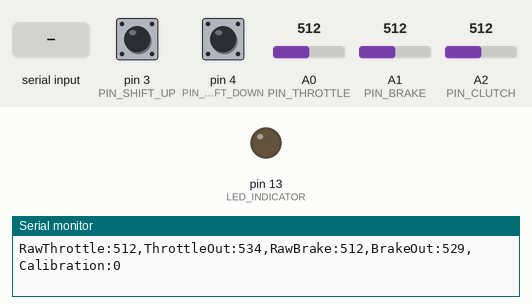
This sketch was run on a simulated SparkFun Pro Micro, built with avr-gcc and run on an emulated ATmega32U4. Parts: output pins drawn as LEDs (lit = HIGH), the last lines printed to the serial monitor. Dashed ring = blinking. The test bench sets the inputs (shaded band); at power-on: A0 (PIN_THROTTLE) = 512, pin 3 (PIN_SHIFT_UP) HIGH, pin 4 (PIN_SHIFT_DOWN) HIGH, A1 (PIN_BRAKE) = 512, A2 (PIN_CLUTCH) = 512. USB keyboard and mouse output is not drawn.

Above: at 1.2 s.
1.3 s: "c\n" received over Serial
At 1.88 s:
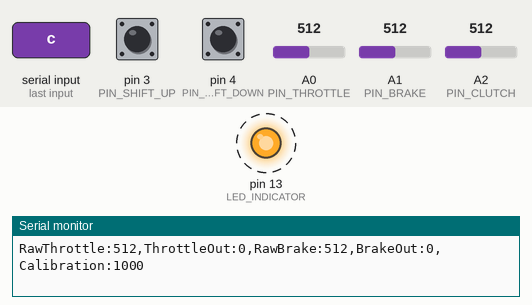
4.3 s: byte 99 ('c') received over Serial
5.8 s: byte 117 ('u') received over Serial
7.3 s: A0 (PIN_THROTTLE) set to 989
10.3 s: A0 (PIN_THROTTLE) set to 1012
Timing chart, 0 to 13.3 s (numbered marks = the images above; inputs shaded):
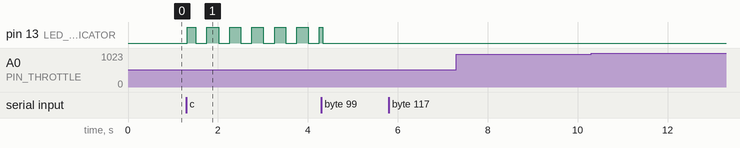

The sketch:

Day_93_Sim_Racing_Pedals.ino
```cpp
/*
 * 100 Projects with Arduino - Day 93
 * Project: Sim Racing Pedals & Shifter Interface (Analog Deadzones & Dynamic Calibration)
 *
 * DESCRIPTION:
 * This project implements the mechatronic interface logic for DIY Sim Racing Pedals
 * (Throttle, Brake, Clutch) and a Sequential Shifter.
 *
 * CORE ENGINEERING CONCEPTS:
 * 1. Inner & Outer Deadzones: Filters out sensor noise when foot rests on a pedal (lower deadzone)
 *    and guarantees 100% input activation before physical travel ends (upper deadzone).
 * 2. Dynamic Auto-Calibration: Automatically tracks and saves the physical minimum and maximum
 *    sensor limits in real-time.
 * 3. Linear Interpolation (Scaling): Maps the calibrated active range between deadzones to a
 *    high-resolution game controller output (10-bit: 0 to 1023).
 * 4. Dual Mode: Emulates a native USB Game Controller (when using Leonardo/Micro and Joystick
 * library) or simulates the output over Serial Plotter/Monitor (Uno fallback).
 *
 * THE PHYSICS OF PEDAL INPUTS:
 * Sim racing pedals use sensors to measure pedal displacement or force:
 * - Throttle/Clutch: Typically use potentiometers or Hall-effect sensors (measure angular
 * position).
 * - Brake: Often uses a Load Cell (measures force using strain gauges and an HX711 or op-amp).
 * Mechanical tolerances, spring wear, and sensor drift mean raw voltage ranges change over time.
 * Without software calibration and deadzones:
 * - Resting your foot on the brake might trigger a 1% brake drag (inner deadzone solves this).
 * - Stomping on the throttle might only reach 98% in-game (outer deadzone solves this).
 *
 * WIRING:
 * - Throttle Potentiometer Wiper -> Analog Pin A0
 * - Brake Pot/Load Cell Amp Output -> Analog Pin A1
 * - Clutch Potentiometer Wiper   -> Analog Pin A2
 * - Shifter Up Switch            -> Digital Pin 3 (Internal Pullup)
 * - Shifter Down Switch          -> Digital Pin 4 (Internal Pullup)
 */

// --- NATIVE USB DETECTION ---
#if defined(USBCON) || defined(ARDUINO_AVR_LEONARDO) || defined(ARDUINO_AVR_MICRO) || \
    defined(ARDUINO_AVR_PROMICRO)
// For native game controller emulation, we would normally use MHeironimus's Joystick library.
// We check if it is available, otherwise we use standard Keyboard commands for shift buttons.
#define NATIVE_USB_ACTIVE 1
#if __has_include(<Joystick.h>)
#include <Joystick.h>
#define USE_JOYSTICK_LIB 1
Joystick_ Joystick(JOYSTICK_DEFAULT_REPORT_ID, JOYSTICK_TYPE_JOYSTICK, 2,
                   0,                     // Button Count, Hat Switch Count
                   true, true, true,      // X, Y, Z Axis (Throttle, Brake, Clutch)
                   false, false, false,   // No Rx, Ry, Rz
                   false, false,          // No Rudder, Throttle
                   false, false, false);  // No Accelerator, Brake, Steering
#else
#include <Keyboard.h>
#define USE_JOYSTICK_LIB 0
#endif
#else
#define NATIVE_USB_ACTIVE 0
#endif

// --- PIN DEFINITIONS ---
const int PIN_THROTTLE = A0;
const int PIN_BRAKE = A1;
const int PIN_CLUTCH = A2;
const int PIN_SHIFT_UP = 3;
const int PIN_SHIFT_DOWN = 4;
const int LED_INDICATOR = 13;

// --- CALIBRATION STRUCT ---
struct PedalCalibration {
  int minRaw;           // Minimum recorded sensor value
  int maxRaw;           // Maximum recorded sensor value
  float deadzoneLower;  // Lower deadzone percentage (e.g. 0.05 = 5%)
  float deadzoneUpper;  // Upper deadzone percentage (e.g. 0.95 = 95%)
};

// Default calibration settings (Auto-calibration will expand these)
PedalCalibration throttleCal = {200, 800, 0.05f, 0.95f};
PedalCalibration brakeCal = {100, 900, 0.08f,
                             0.92f};  // Brake has larger lower deadzone for foot resting
PedalCalibration clutchCal = {150, 850, 0.06f, 0.94f};

// --- STATE VARIABLES ---
bool calibrationMode = false;
bool printPlotterData = true;

// Simulated variables for CLI testing (if no sensors are connected)
int simThrottle = 512;
int simBrake = 512;
int simClutch = 512;

void setup() {
  Serial.begin(115200);

  pinMode(PIN_SHIFT_UP, INPUT_PULLUP);
  pinMode(PIN_SHIFT_DOWN, INPUT_PULLUP);
  pinMode(LED_INDICATOR, OUTPUT);
  digitalWrite(LED_INDICATOR, LOW);

// Initialize native USB game controller
#if NATIVE_USB_ACTIVE
#if USE_JOYSTICK_LIB
  Joystick.begin();
  Joystick.setXAxisRange(0, 1023);
  Joystick.setYAxisRange(0, 1023);
  Joystick.setZAxisRange(0, 1023);
#else
  Keyboard.begin();
#endif
#endif

  Serial.println(F("=================================================="));
  Serial.println(F("Day 93: Sim Racing Pedals & Shifter Controller"));
  Serial.print(F(" Hardware Mode: "));
#if NATIVE_USB_ACTIVE
#if USE_JOYSTICK_LIB
  Serial.println(F("NATIVE USB (Joystick Library Active)"));
#else
  Serial.println(F("NATIVE USB (Keyboard Fallback for Shifter)"));
#endif
#else
  Serial.println(F("SIMULATION (ATmega328P/Uno, Serial Outputs)"));
#endif
  Serial.println(F("=================================================="));

  printMenu();
}

void loop() {
  // 1. Read Raw Sensor Inputs
  int rawT = analogRead(PIN_THROTTLE);
  int rawB = analogRead(PIN_BRAKE);
  int rawC = analogRead(PIN_CLUTCH);

  // If pins are floating/disconnected, fall back to simulated values
  if (rawT < 10 && rawB < 10 && rawC < 10) {
    rawT = simThrottle;
    rawB = simBrake;
    rawC = simClutch;
  }

  // 2. Perform Dynamic Auto-Calibration (if active)
  if (calibrationMode) {
    updateDynamicLimits(rawT, rawB, rawC);
    digitalWrite(LED_INDICATOR, (millis() / 250) % 2);  // Blink LED
  } else {
    digitalWrite(LED_INDICATOR, LOW);
  }

  // 3. Process Deadzones and Scale Inputs (0 to 1023 range)
  int outThrottle = processPedalValue(rawT, throttleCal);
  int outBrake = processPedalValue(rawB, brakeCal);
  int outClutch = processPedalValue(rawC, clutchCal);

// 4. Update Game Controller Outputs
#if NATIVE_USB_ACTIVE && USE_JOYSTICK_LIB
  Joystick.setXAxis(outThrottle);
  Joystick.setYAxis(outBrake);
  Joystick.setZAxis(outClutch);
#endif

  // 5. Read Shifter Switch States
  readShifterSwitches();

  // 6. Output Telemetry for Serial Plotter
  if (printPlotterData) {
    Serial.print(F("RawThrottle:"));
    Serial.print(rawT);
    Serial.print(F(",ThrottleOut:"));
    Serial.print(outThrottle);
    Serial.print(F(",RawBrake:"));
    Serial.print(rawB);
    Serial.print(F(",BrakeOut:"));
    Serial.print(outBrake);
    Serial.print(F(",Calibration:"));
    Serial.println(calibrationMode ? 1000 : 0);
  }

  // 7. Poll Serial CLI Commands
  if (Serial.available() > 0) {
    char cmd = Serial.read();
    handleCLICommand(cmd);
  }

  delay(10);  // 100 Hz update rate
}

// =============================================================
//  CORE SIGNAL PROCESSING ENGINE
// =============================================================

/**
 * Applies lower/upper deadzones and scales value to standard 10-bit range (0-1023).
 */
int processPedalValue(int raw, const PedalCalibration &cal) {
  // Constrain raw input to safety calibration limits
  int val = constrain(raw, cal.minRaw, cal.maxRaw);

  // Calculate active span
  int span = cal.maxRaw - cal.minRaw;

  // Calculate physical boundary thresholds
  int lowerThreshold = cal.minRaw + (span * cal.deadzoneLower);
  int upperThreshold = cal.minRaw + (span * cal.deadzoneUpper);

  // Apply inner deadzone (anything below is 0%)
  if (val <= lowerThreshold) {
    return 0;
  }

  // Apply outer deadzone (anything above is 100%)
  if (val >= upperThreshold) {
    return 1023;
  }

  // Linearly map the active analog span between deadzones to [0, 1023]
  return map(val, lowerThreshold, upperThreshold, 0, 1023);
}

/**
 * Auto-calibrates active range limits dynamically based on maximum travel.
 */
void updateDynamicLimits(int rawT, int rawB, int rawC) {
  // Expand Throttle limits
  if (rawT < throttleCal.minRaw) throttleCal.minRaw = rawT;
  if (rawT > throttleCal.maxRaw) throttleCal.maxRaw = rawT;

  // Expand Brake limits
  if (rawB < brakeCal.minRaw) brakeCal.minRaw = rawB;
  if (rawB > brakeCal.maxRaw) brakeCal.maxRaw = rawB;

  // Expand Clutch limits
  if (rawC < clutchCal.minRaw) clutchCal.minRaw = rawC;
  if (rawC > clutchCal.maxRaw) clutchCal.maxRaw = rawC;
}

// =============================================================
//  SHIFTER SWITCH HANDLERS
// =============================================================
void readShifterSwitches() {
  static bool prevUp = HIGH;
  static bool prevDown = HIGH;

  bool currentUp = digitalRead(PIN_SHIFT_UP);
  bool currentDown = digitalRead(PIN_SHIFT_DOWN);

  // Shift UP button pressed (Active LOW)
  if (currentUp == LOW && prevUp == HIGH) {
    Serial.println(F("[SHIFTER] Shifted UP (Gear +)"));
#if NATIVE_USB_ACTIVE
#if USE_JOYSTICK_LIB
    Joystick.setButton(0, 1);
    delay(50);
    Joystick.setButton(0, 0);
#else
    Keyboard.write('x');  // Map shift-up key to 'x'
#endif
#endif
  }
  prevUp = currentUp;

  // Shift DOWN button pressed
  if (currentDown == LOW && prevDown == HIGH) {
    Serial.println(F("[SHIFTER] Shifted DOWN (Gear -)"));
#if NATIVE_USB_ACTIVE
#if USE_JOYSTICK_LIB
    Joystick.setButton(1, 1);
    delay(50);
    Joystick.setButton(1, 0);
#else
    Keyboard.write('z');  // Map shift-down key to 'z'
#endif
#endif
  }
  prevDown = currentDown;
}

// =============================================================
//  INTERACTIVE CLI INTERFACE
// =============================================================
void handleCLICommand(char cmd) {
  if (cmd == '\n' || cmd == '\r') return;

  switch (cmd) {
    case 'c':
    case 'C':
      calibrationMode = !calibrationMode;
      if (calibrationMode) {
        Serial.println(
            F("\n[CALIBRATION] Auto-calibration STARTED. Press all pedals fully to set limits!"));
        // Reset limits to allow fresh measurement
        throttleCal.minRaw = 1023;
        throttleCal.maxRaw = 0;
        brakeCal.minRaw = 1023;
        brakeCal.maxRaw = 0;
        clutchCal.minRaw = 1023;
        clutchCal.maxRaw = 0;
      } else {
        Serial.println(F("\n[CALIBRATION] Auto-calibration STOPPED. Limits Saved:"));
        printCalStats();
      }
      break;

    case 't':
      simThrottle = constrain(simThrottle + 50, 0, 1023);
      Serial.print(F("[CLI] Sim Throttle raw incremented to: "));
      Serial.println(simThrottle);
      break;
    case 'T':
      simThrottle = constrain(simThrottle - 50, 0, 1023);
      Serial.print(F("[CLI] Sim Throttle raw decremented to: "));
      Serial.println(simThrottle);
      break;

    case 'b':
      simBrake = constrain(simBrake + 50, 0, 1023);
      Serial.print(F("[CLI] Sim Brake raw incremented to: "));
      Serial.println(simBrake);
      break;
    case 'B':
      simBrake = constrain(simBrake - 50, 0, 1023);
      Serial.print(F("[CLI] Sim Brake raw decremented to: "));
      Serial.println(simBrake);
      break;

    case 'u':
    case 'U':
      // Trigger simulated shift up
      simThrottle = 512;
      simBrake = 512;
      Serial.println(F("[CLI] Simulating hardware Shift UP..."));
      pinMode(PIN_SHIFT_UP, OUTPUT);
      digitalWrite(PIN_SHIFT_UP, LOW);
      delay(50);
      digitalWrite(PIN_SHIFT_UP, HIGH);
      pinMode(PIN_SHIFT_UP, INPUT_PULLUP);
      break;

    case 'p':
    case 'P':
      printPlotterData = !printPlotterData;
      break;

    case 'h':
    case 'H':
      printMenu();
      break;

    default:
      break;
  }
}

void printCalStats() {
  Serial.print(F("  Throttle Limits: Min="));
  Serial.print(throttleCal.minRaw);
  Serial.print(F(", Max="));
  Serial.println(throttleCal.maxRaw);
  Serial.print(F("  Brake Limits:    Min="));
  Serial.print(brakeCal.minRaw);
  Serial.print(F(", Max="));
  Serial.println(brakeCal.maxRaw);
  Serial.print(F("  Clutch Limits:   Min="));
  Serial.print(clutchCal.minRaw);
  Serial.print(F(", Max="));
  Serial.println(clutchCal.maxRaw);
}

void printMenu() {
  Serial.println(F("\n--- SIM PEDALS INTERACTIVE CLI ---"));
  Serial.println(
      F(" 'c' : Toggle Auto-Calibration Mode (press pedals fully, then send 'c' to save)"));
  Serial.println(F(" 't' / 'T' : Increase / Decrease simulated raw Throttle value"));
  Serial.println(F(" 'b' / 'B' : Increase / Decrease simulated raw Brake value"));
  Serial.println(F(" 'u' : Simulate physical Shift UP button tap"));
  Serial.println(F(" 'p' : Toggle Serial Plotter data streaming ON/OFF"));
  Serial.println(F(" 'h' : Display this help command menu"));
  Serial.println(F("----------------------------------\n"));
}
```

Measured:
- after the input at 1.3 s, pin 13 (LED_INDICATOR): alternates HIGH for 0.25 s and LOW for 0.25 s, starting at once
